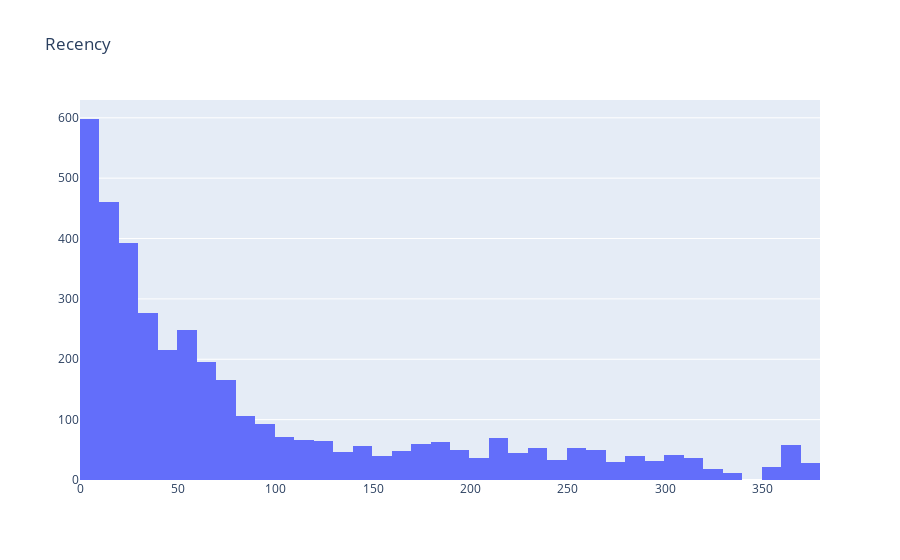

The notebook cell this image was saved under:
### Markdown cell above
#### to show us how is the distribution of recency across our customers.

### Code cell
#plot a recency histogram
plot_data = [
    go.Histogram(
        x=tx_user['Recency']
    )
]

plot_layout = go.Layout(
        title='Recency'
    )
fig = go.Figure(data=plot_data, layout=plot_layout)
pyoff.iplot(fig)

### Figure 1 — Plotly figure (JSON) as saved in the notebook; plotly's stock layout.template omitted (floating-point values rounded to 4 significant figures; data arrays with more than 128 entries replaced by an {"elided": "..."} marker saying what was removed)
{"data": [{"type": "histogram", "x": {"elided": "3971 int values"}}], "layout": {"title": {"text": "Recency"}}}
